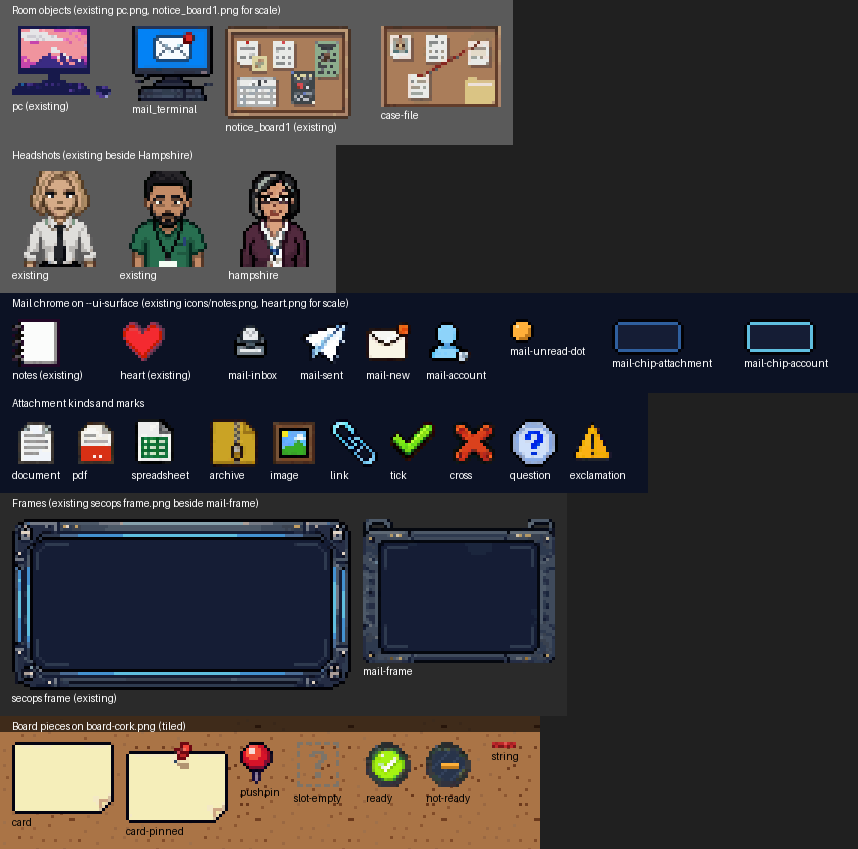

The script that saved this image:
"""Viewing-only contact sheet: chosen pieces beside existing assets, nearest-neighbour x3."""
import os
from PIL import Image, ImageDraw
HERE = os.path.dirname(os.path.abspath(__file__)); FIN = os.path.join(HERE, 'final')
A = os.path.join(HERE, '../../../public/break_escape/assets')
S = 3
def L(p): return Image.open(p).convert('RGBA')
rows = [
  ('Room objects (existing pc.png, notice_board1.png for scale)', '#5a5a5a',
   [(A+'/objects/pc.png','pc (existing)'), (FIN+'/mail_terminal.png','mail_terminal'),
    (A+'/objects/notice_board1.png','notice_board1 (existing)'), (FIN+'/case-file.png','case-file')]),
  ('Headshots (existing beside Hampshire)', '#5a5a5a',
   [(A+'/characters/female_office_worker_v2_headshot.png','existing'), (A+'/characters/hamza_iqbal_headshot.png','existing'),
    (FIN+'/hampshire_headshot.png','hampshire')]),
  ('Mail chrome on --ui-surface (existing icons/notes.png, heart.png for scale)', '#0c1224',
   [(A+'/icons/notes.png','notes (existing)'), (A+'/icons/heart.png','heart (existing)')] +
   [(FIN+'/'+n+'.png', n) for n in ['mail-inbox','mail-sent','mail-new','mail-account','mail-unread-dot','mail-chip-attachment','mail-chip-account']]),
  ('Attachment kinds and marks', '#0c1224',
   [(FIN+'/'+n+'.png', n.split('-',1)[1]) for n in ['attach-document','attach-pdf','attach-spreadsheet','attach-archive','attach-image','attach-link','mark-tick','mark-cross','mark-question','mark-exclamation']]),
  ('Frames (existing secops frame.png beside mail-frame)', '#2a2a2a',
   [(A+'/ui/themes/secops/frame.png','secops frame (existing)'), (FIN+'/mail-frame.png','mail-frame')]),
]
board = [(FIN+'/'+n+'.png', n.replace('board-','')) for n in ['board-card','board-card-pinned','board-pushpin','board-slot-empty','board-ready','board-not-ready','board-string']]
pad = 12; lab = 14
def row_img(title, bg, items):
    ims = [(L(p).resize((L(p).width*S, L(p).height*S), Image.NEAREST), t) for p, t in items]
    w = sum(max(i.width, len(t)*6) + pad for i, t in ims) + pad
    h = max(i.height for i, _ in ims) + lab*2 + pad*2
    c = Image.new('RGBA', (max(w, len(title)*6+2*pad), h), bg); d = ImageDraw.Draw(c)
    d.text((pad, 4), title, fill='white'); x = pad
    for i, t in ims:
        c.alpha_composite(i, (x, lab + pad)); d.text((x, lab + pad + i.height + 2), t, fill='white')
        x += max(i.width, len(t)*6) + pad
    return c
parts = [row_img(*r) for r in rows]
# board row drawn on the tiled cork at the same scale
b = row_img('Board pieces on board-cork.png (tiled)', '#000000', board)
cork = L(FIN+'/board-cork.png'); cork = cork.resize((cork.width*S, cork.height*S), Image.NEAREST)
bg = Image.new('RGBA', b.size)
for yy in range(0, b.height, cork.height):
    for xx in range(0, b.width, cork.width): bg.paste(cork, (xx, yy))
bg.alpha_composite(Image.new('RGBA', (b.width, lab+2), (0,0,0,160)))
dd = ImageDraw.Draw(bg); dd.text((pad, 4), 'Board pieces on board-cork.png (tiled)', fill='white')
x = pad
for p, t in board:
    i = L(p); i = i.resize((i.width*S, i.height*S), Image.NEAREST)
    bg.alpha_composite(i, (x, lab + pad)); dd.text((x, lab + pad + i.height + 2), t, fill='black')
    x += max(i.width, len(t)*6) + pad
parts.append(bg)
W = max(p.width for p in parts); H = sum(p.height for p in parts)
sheet = Image.new('RGBA', (W, H), '#202020'); y = 0
for p in parts: sheet.paste(p, (0, y)); y += p.height
sheet.save(os.path.join(HERE, 'contact_sheet.png')); print(sheet.size)
